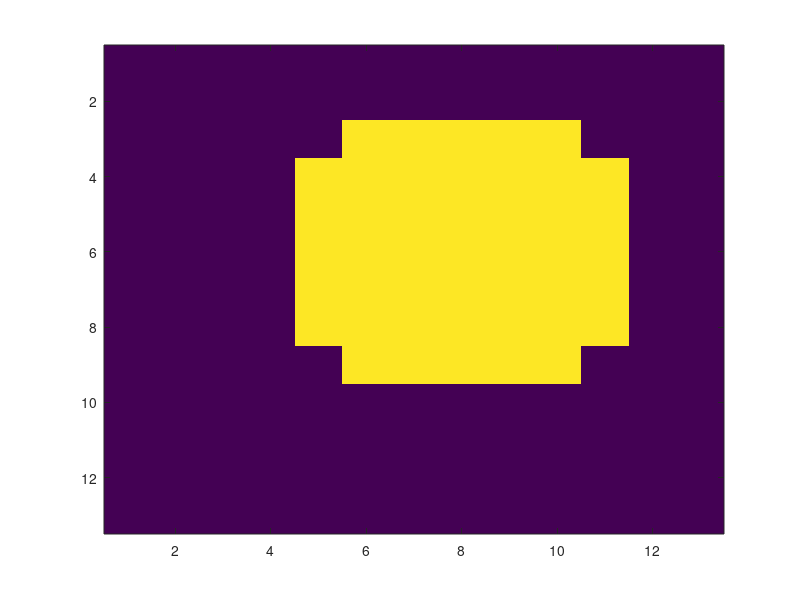

Write MATLAB code to recreate this figure.
%% generate sense locations arrays
senseLocs = [];
for x=-5:5
    for y=-5:5
        r2 = x^2+y^2;
        senseLocs(end+1,1:3) = [x y sqrt(r2)];
    end
end

senseLocs = sortrows(senseLocs,3);
% limit it to sight range 35 (full)
senseLocs = senseLocs(senseLocs(:,3) < sqrt(35),:);

%{
scatter(senseLocs(:,1),senseLocs(:,2))
xlim([-6 6]);
ylim([-6 6]);
%}

% now count short and long sensor ranges
nshort = sum(senseLocs(:,3) < sqrt(24));
nlong = size(senseLocs,1);

% and output text file
fid = fopen('senseLocs.txt','w');
fprintf(fid,'static int senseLocsShort = %d;\n',nshort);
fprintf(fid,'static int senseLocsLong = %d;\n',nlong);
% and the array
fprintf(fid,'static int[] senseLocsX = {');
for i=1:size(senseLocs,1)
    fprintf(fid,'%d',senseLocs(i,1));
    if i < size(senseLocs,1)
        fprintf(fid,',');
    end
end
fprintf(fid,'};\n');
fprintf(fid,'static int[] senseLocsY = {');
for i=1:size(senseLocs,1)
    fprintf(fid,'%d',senseLocs(i,2));
    if i < size(senseLocs,1)
        fprintf(fid,',');
    end
end
fprintf(fid,'};\n');
fprintf(fid,'static int[] senseLocsR = {');
for i=1:size(senseLocs,1)
    fprintf(fid,'%d',floor(10*senseLocs(i,3)));
    if i < size(senseLocs,1)
        fprintf(fid,',');
    end
end
fprintf(fid,'};\n');

% now output precomputed inverse square roots
% (up to max sight range of anything + a bit)
sqmax = 81;
sqrts = sqrt(0:sqmax);
invsqrts = 1./sqrt(0:sqmax);
invsqrts(1) = 0;

fprintf(fid,'static float[] sqrt = {');
for i=1:numel(sqrts)
    fprintf(fid,'%ff',sqrts(i));
    if i < numel(sqrts)
        fprintf(fid,',');
    end
end
fprintf(fid,'};\n');

fprintf(fid,'static float[] invSqrt = {');
for i=1:numel(invsqrts)
    fprintf(fid,'%ff',invsqrts(i));
    if i < numel(invsqrts)
        fprintf(fid,',');
    end
end
fprintf(fid,'};\n');
%
% now generate our 25 adjacency integers
adjs = zeros(25,1);
bitedge = zeros(4,1);
for y=-2:2
    for x=-2:2
        ind = (x+2)+5*(y+2);
        adj = bitshift(1,ind);
        for dx=-1:1
            for dy=-1:1
                curx = x+dx;
                cury = y+dy;
                di = 5*dy+dx;
                if curx>=-2 && curx <=2 && cury>=-2 && cury<=2
                    adj = bitor(adj,bitshift(1,ind+di));
                end
            end
        end
        adjs(ind+1) = adj;
    end
end
for i=1:5
    bitedge(1) = bitor(bitedge(1),bitshift(1,i-1));
    bitedge(2) = bitor(bitedge(2),bitshift(1,(i-1)*5+4));
    bitedge(3) = bitor(bitedge(3),bitshift(1,(i-1)*5));
    bitedge(4) = bitor(bitedge(4),bitshift(1,i-1+20));
end
%{
pos = 4;
for i=1:numel(bitedge)
    imagesc(reshape(bitget(bitedge(i),1:25),5,5)')
    %pause
    bs = find(bitget(pos,1:25));
    for b=bs
        pos = bitor(pos,adjs(b));
    end
end
%}
fprintf(fid,'static int[] bitAdjacency = {');
for i=1:numel(adjs)
    fprintf(fid,'%d',adjs(i));
    if i < numel(adjs)
        fprintf(fid,',');
    end
end
fprintf(fid,'};\n');

fprintf(fid,'static int[] bitEdge = {');
for i=1:numel(bitedge)
    fprintf(fid,'%d',bitedge(i));
    if i < numel(bitedge)
        fprintf(fid,',');
    end
end
fprintf(fid,'};\n');


% unit hard-shell repulsion bit-twiddling
attackbits = zeros(13,13);
ranges = [8 15 24 35];
xs = [0 1 1 1 0 -1 -1 -1 0];
ys = -[1 1 0 -1 -1 -1 0 1 0];
for i=1:numel(xs)
    for x=-6:6
        for y=-6:6
            % can unit hit this location?
            for r=1:numel(ranges)
                if (xs(i)-x)^2+(ys(i)-y)^2 <= ranges(r)
                    attackbits(x+7,y+7) = bitor(attackbits(x+7,y+7),bitshift(1,(i-1)+(r-1)*numel(xs)));
                end
            end
        end
    end
end

fprintf(fid,'static long[] attackMask = {');
for i=1:numel(attackbits)
    fprintf(fid,'%dL',attackbits(i));
    if i < numel(attackbits)
        fprintf(fid,',');
    end
end
fprintf(fid,'};\n');

imagesc(bitand(attackbits,bitshift(1,14)))

fclose(fid);
